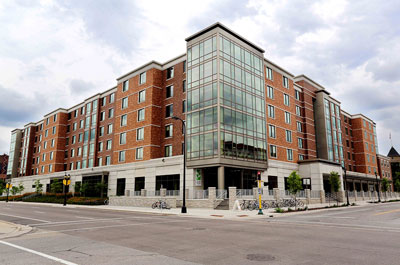
//> input picture 8feature2d/1Harriscornerdetector/building.jpg, 400 x 265 px
$ ./main   (built with g++ and OpenCV 4)
//> lines starting //> are read from the running program, lines starting //| are printed output that depends on the picture
#include <opencv2/highgui.hpp>
#include <opencv2/imgproc.hpp>
#include <iostream>

using namespace cv;
using namespace std;

Mat src,src_gray;
int thresh = 200;
int max_thresh = 255;

const char* sourceWindow = "Source image";
const char* cornersWindow = "Corners detected";

void cornerHarris_demo(int,void*);

int main(int argc,char** argv)
{
    CommandLineParser parser(argc,argv,"{input|building.jpg|}");
    src = cv::imread(parser.get<string>("input"));
//> src is the input picture: 265 rows x 400 cols, CV_8UC3; mean B, G, R 153.8, 158.5, 167.2
    if(src.empty())
    {
        cout << "Could not open or  find the image!\n" << endl;
        cout << "Usage:" << argv[0] << "<Input image>" << endl;
        return -1;
    }
    cvtColor(src,src_gray,COLOR_BGR2GRAY);
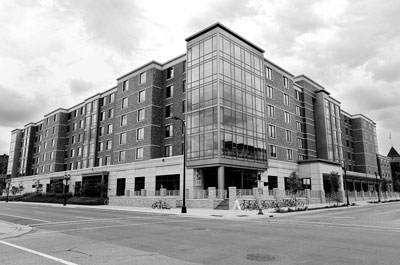
//> src_gray: 265 rows x 400 cols, CV_8UC1; min 0, max 255, mean 160.6
    cout << "OK\n" << endl;
    namedWindow(sourceWindow);
    createTrackbar("Threshold:",sourceWindow,&thresh,max_thresh,cornerHarris_demo);
    imshow(sourceWindow,src);


    cornerHarris_demo(0,0);
    waitKey();

    return 0;
}

void cornerHarris_demo(int,void*)
{
    int blockSize = 2;
    int apertureSize = 3;
    double k = 0.04;

    Mat dst = Mat::zeros(src.size(),CV_32FC1);
    cornerHarris(src_gray,dst,blockSize,apertureSize,k);
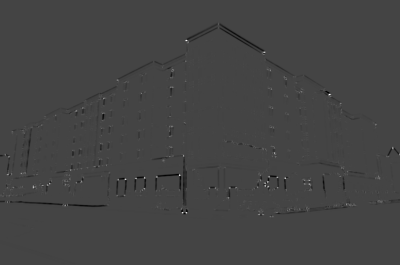
//> dst: 265 rows x 400 cols, CV_32FC1; min -0.0116, max 0.0318, mean -5.52e-05; drawn with min black and max white

    Mat dst_norm,dst_norm_scaled;
    normalize(dst,dst_norm,0,255,NORM_MINMAX,CV_32FC1,Mat());

    convertScaleAbs(dst_norm,dst_norm_scaled);

    for (int i = 0; i < dst_norm.rows; i++)
    {
        for (int j = 0; j < dst_norm.cols; j++)
        {
            if ((int)dst_norm.at<float>(i,j) > thresh)
            {
                circle(dst_norm_scaled,Point(j,i),5,Scalar(0),2,8,0);
            }
        }
    }
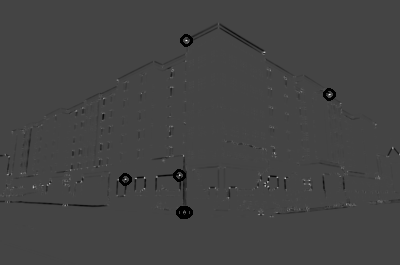
//> dst_norm_scaled: 265 rows x 400 cols, CV_8UC1; min 0, max 255, mean 67.4
    cout << "OK\n" << endl;
    namedWindow(cornersWindow);
    imshow(cornersWindow,dst_norm_scaled);
}
